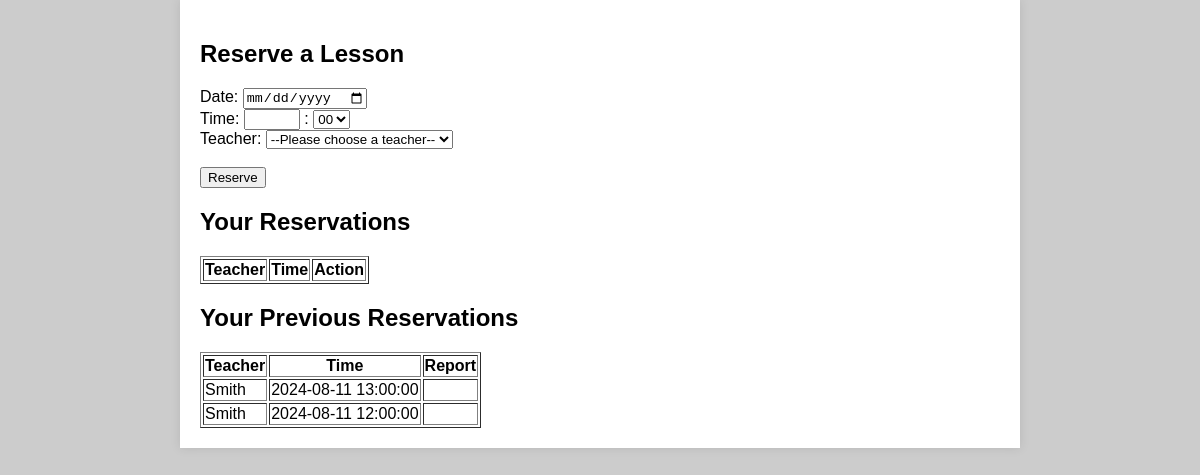
The app's page /main.php (signed in) with its own data.
### tables this page shows
CREATE TABLE `reservations` (
  `id` int(11) NOT NULL,
  `user_id` int(11) NOT NULL,
  `teacher` varchar(100) NOT NULL,
  `reservation_time` datetime NOT NULL
);

### main.php (the view, shortened to what this page needs)
<?php
include 'config.php';
$user_id = $_SESSION['user_id'];
$now = date('Y-m-d H:i:s');
$current_reservations = [];
$previous_reservations = [];
$sql = "SELECT * FROM reservations WHERE user_id = '$user_id' ORDER BY reservation_time DESC";
$result = $conn->query($sql);
if ($result->num_rows > 0) {
    while($row = $result->fetch_assoc()) {
        if ($row['reservation_time'] >= $now) {
            $current_reservations[] = $row;
        } else {
            $previous_reservations[] = $row;
        }
    }
}
?>
<!DOCTYPE html>
<html lang="en">
<head>
</head>
<body>
<div class="container">
    <h2>Reserve a Lesson</h2>
    <form method="post" action="">
        <label for="date">Date:</label>
        <input type="date" name="date" required><br>
        <label for="hour">Time:</label>
        <input type="number" name="hour" min="0" max="23" required>
        <label for="minute">:</label>
        <select name="minute" required>
            <option value="00">00</option>
        </select><br>
        Teacher: <select name="teacher" required>
            <option value="">--Please choose a teacher--</option>
        </select><br><br>
        <input type="submit" value="Reserve">
    </form>
    <h2>Your Reservations</h2>
    <table border="1">
        <tr>
            <th>Teacher</th>
            <th>Time</th>
            <th>Action</th>
        </tr>
    </table>
    <h2>Your Previous Reservations</h2>
    <table border="1">
        <tr>
            <th>Teacher</th>
            <th>Time</th>
            <th>Report</th>
        </tr>
        <?php foreach ($previous_reservations as $reservation): ?>
            <tr>
                <td><?php echo $reservation['teacher']; ?></td>
                <td><?php echo $reservation['reservation_time']; ?></td>
                <td></td>
            </tr>
        <?php endforeach; ?>
    </table>
</div>
</body>
</html>

### main.php (style rules this page uses)
body { background-color: #cccccc; color: #000000; font-family: Arial, sans-serif; margin: 0; padding: 0; }
.container { background-color: #ffffff; margin: 0px auto; padding: 20px; max-width: 800px; border-radius: 0px; box-shadow: 0px 0px 10px rgba(0, 0, 0, 0.1); }

### records on screen
reservations: teacher "Smith", reservation_time "2024-08-11 13:00:00"
reservations: teacher "Smith", reservation_time "2024-08-11 12:00:00"
